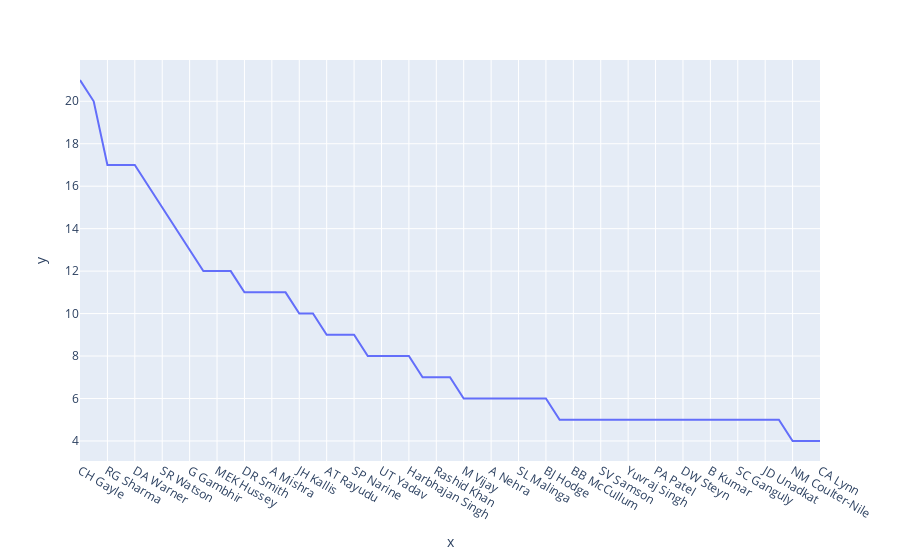

Source (notebook cell):
### Code cell
fig = px.line(x = data2.index, y = data2,)
fig.show()

### Figure 1 — Plotly figure (JSON) as saved in the notebook; plotly's stock layout.template omitted (floating-point values rounded to 4 significant figures)
{"data": [{"hovertemplate": "x=%{x}<br>y=%{y}<extra></extra>", "legendgroup": "", "line": {"color": "#636efa", "dash": "solid"}, "marker": {"symbol": "circle"}, "mode": "lines", "name": "", "orientation": "v", "showlegend": false, "type": "scatter", "x": ["CH Gayle", "AB de Villiers", "RG Sharma", "MS Dhoni", "DA Warner", "YK Pathan", "SR Watson", "SK Raina", "G Gambhir", "AM Rahane", "MEK Hussey", "V Kohli", "DR Smith", "AD Russell", "A Mishra", "V Sehwag", "JH Kallis", "KA Pollard", "AT Rayudu", "SE Marsh", "SP Narine", "RA Jadeja", "UT Yadav", "SR Tendulkar", "Harbhajan Singh", "RV Uthappa", "Rashid Khan", "AC Gilchrist", "M Vijay", "HH Pandya", "A Nehra", "S Dhawan", "SL Malinga", "RR Pant", "BJ Hodge", "SPD Smith", "BB McCullum", "JC Buttler", "SV Samson", "Sandeep Sharma", "Yuvraj Singh", "JP Faulkner", "PA Patel", "JJ Bumrah", "DW Steyn", "DPMD Jayawardene", "B Kumar", "KC Sangakkara", "SC Ganguly", "GJ Maxwell", "JD Unadkat", "AJ Finch", "NM Coulter-Nile", "AR Patel", "CA Lynn"], "xaxis": "x", "y": [21, 20, 17, 17, 17, 16, 15, 14, 13, 12, 12, 12, 11, 11, 11, 11, 10, 10, 9, 9, 9, 8, 8, 8, 8, 7, 7, 7, 6, 6, 6, 6, 6, 6, 6, 5, 5, 5, 5, 5, 5, 5, 5, 5, 5, 5, 5, 5, 5, 5, 5, 5, 4, 4, 4], "yaxis": "y"}], "layout": {"legend": {"tracegroupgap": 0}, "margin": {"t": 60}, "xaxis": {"anchor": "y", "domain": [0, 1], "title": {"text": "x"}}, "yaxis": {"anchor": "x", "domain": [0, 1], "title": {"text": "y"}}}}
